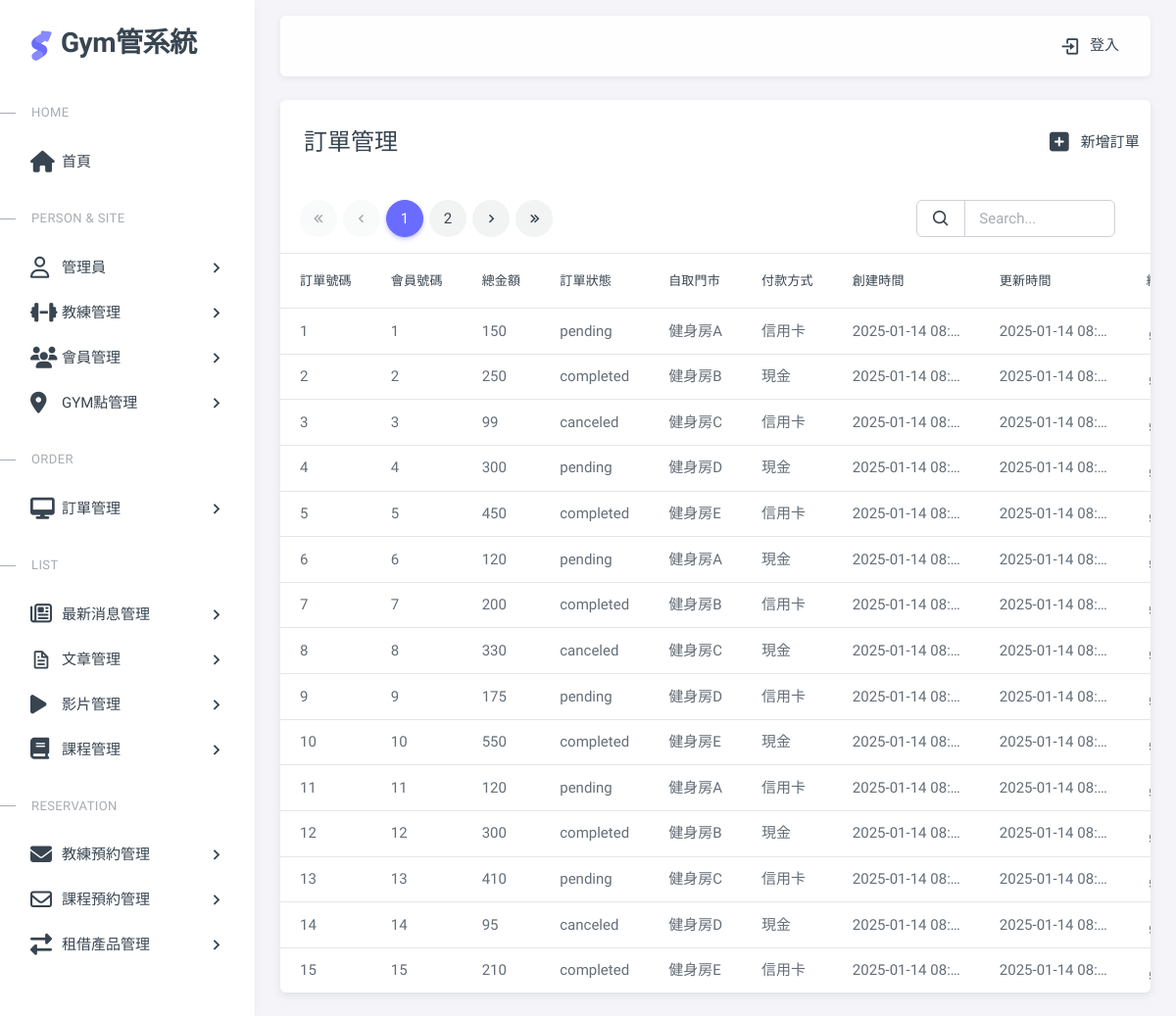
The page /pages/order.php on the database its author committed.
### tables this page shows
CREATE TABLE orders (
    order_id INT AUTO_INCREMENT PRIMARY KEY,         
    member_id INT NOT NULL,           
    total_amount DECIMAL(10, 0) NOT NULL,             
    status VARCHAR(50) NOT NULL,                      
    self_pickup_store TEXT NOT NULL,                  
    payment_method VARCHAR(50) NOT NULL,             
    created_at TIMESTAMP DEFAULT CURRENT_TIMESTAMP,  
    updated_at TIMESTAMP DEFAULT CURRENT_TIMESTAMP ON UPDATE CURRENT_TIMESTAMP 
    
);

### pages/order.php (the view, shortened to what this page needs)
<?php require __DIR__ . '/includes/init.php';?>
<?php
$perPage = 15;
$page = isset($_GET['page']) ? intval($_GET['page']) : 1;
$where =" WHERE 1 ";
$t_sql = "SELECT count(*) FROM orders $where";
$totalRows = $pdo->query($t_sql)->fetch(PDO::FETCH_NUM)[0];
if($totalRows>0){
  $sql = sprintf("SELECT * FROM `orders` %s
  LIMIT %s, %s", $where,
  ($page -1) * $perPage,
  $perPage);
  $rows = $pdo->query($sql)->fetchAll();
}
$totalPages = ceil($totalRows/$perPage);
?>
<?php include __DIR__ . '/includes/html-header.php'; ?>
<?php include __DIR__ . '/includes/html-sidebar.php'; ?>
<?php include __DIR__ . '/includes/html-layout-navbar.php'; ?>
<?php include __DIR__ . '/includes/html-content wrapper-start.php'; ?>
<div class="card">
  <div class="row">
    <div class="col-10">
      <h4 class="card-header">訂單管理</h4>
    </div>
    <div class="col-2 card-header d-flex align-items-center justify-content-center">
      <a href="order-add.php" class="nav-link">
        <span class="d-none d-sm-block">
        <i class="fa-solid fa-square-plus fa-xl mx-3"></i>新增訂單</span>
      </a>
    </div>
  </div>
  <div class="row">
      <div class="col-lg-8 mx-5 ">
        <div class="demo-inline-spacing">
          <nav aria-label="Page navigation ">
            <ul class="pagination">
              <li class="page-item first" <?=$page==1?'disabled':''?> >
                <a class="page-link" href="?page=1"><i class="tf-icon bx bx-chevrons-left bx-sm"></i></a>
              </li>
              <li class="page-item prev <?=$page==1?'disabled':''?>">
                <a class="page-link" href="?page=<?=$page-1?>">
                  <i class="tf-icon bx bx-chevron-left bx-sm"></i>
                </a>
              </li>
              <?php for($i = 1; $i <= $totalPages; $i++):
                  $qs = array_filter($_GET);
                  $qs['page']= $i ?>
                <li class="page-item <?=$page == $i?'active':''?> ">
                  <a class="page-link" href="?<?=http_build_query($qs)?>"><?=$i?></a>
                </li>
              <?php endfor;?>
              <li class="page-item next <?=$page==$totalPages?'disabled':''?>" >
                <a class="page-link" href="?page=<?=$page+1?>"><i class="tf-icon bx bx-chevron-right bx-sm"></i></a>
              </li>
              <li class="page-item last" <?=$page==$totalPages?'disabled':''?>>
                <a class="page-link" href="?page=<?=$totalPages?>"><i class="tf-icon bx bx-chevrons-right bx-sm"></i></a>
              </li>
            </ul>
          </nav>
        </div>
      </div>
      <div class="col-lg-3 me-5  d-flex align-items-center justify-content-end">
        <form class="d-flex  ">
            <div class="input-group">
                  <button class="input-group-text">
                    <i class="tf-icons bx bx-search"></i>
                  </button>
              <input type="search" class="form-control" placeholder="Search..." name="keyword" value="<?=empty($_GET['keyword'])?'':htmlentities($_GET['keyword'])?>">
            </div>
        </form>
      </div>
    </div>
  <div class="table-responsive text-nowrap">
    <table class="table table-hover">
      <thead>
        <tr>
          <th>訂單號碼</th>
          <th>會員號碼</th>
          <th>總金額</th>
          <th>訂單狀態</th>
          <th>自取門市</th>
          <th>付款方式</th>
          <th>創建時間</th>
          <th>更新時間</th>
          <th>編輯</th>
        </tr>
      </thead>
      <tbody class="table-border-bottom-0">
        <?php foreach($rows as $v):?>
        <tr>
          <td title="<?=$v['order_id']?>"><?=$v['order_id']?></td>
          <td style="max-width: 200px" title="<?=$v['member_id']?>"><?=$v['member_id']?></td>
          <td style="max-width: 150px" title="<?=htmlentities($v['total_amount'])?>">
            <?=htmlentities($v['total_amount'])?></td>
          <td title="<?=$v['status']?>"><?=$v['status']?></td>
          <td style="max-width: 150px" title="<?=$v['self_pickup_store']?>"><?=$v['self_pickup_store']?></td>
          <td style="max-width: 150px" title="<?=$v['payment_method']?>"><?=$v['payment_method']?></td>
          <td style="max-width: 150px" title="<?=$v['created_at']?>"><?=$v['created_at']?></td>
          <td style="max-width: 150px" title="<?=$v['updated_at']?>"><?=$v['updated_at']?></td>
          <td><a class="dropdown-item" href="order-edit.php?order_id=<?=$v['order_id']?>">
            <i class="bx bx-edit-alt me-1"></i></a>
          </td>
        </tr>
        <?php endforeach;?>
      </tbody>
    </table>
  </div>
</div>
        </div>
<?php include __DIR__ . '/includes/html-content wrapper-end.php'; ?>
<?php include __DIR__ . '/includes/html-footer.php'; ?>

### assets/css/demo.css (style rules this page uses)
.demo-inline-spacing > * { margin: 1rem 0.375rem 0 0 !important; }

### pages/order.php (style rules this page uses)
td { overflow: hidden; text-overflow: ellipsis; white-space: nowrap; }

### rows shown on the page
orders: order_id "1", member "1", total_amount "150", status "pending", self_pickup_store "健身房A", payment_method "信用卡", created_at "2025-01-14 08…", updated_at "2025-01-14 08…"
orders: order_id "2", member "2", total_amount "250", status "completed", self_pickup_store "健身房B", payment_method "現金", created_at "2025-01-14 08…", updated_at "2025-01-14 08…"
orders: order_id "3", member "3", total_amount "99", status "canceled", self_pickup_store "健身房C", payment_method "信用卡", created_at "2025-01-14 08…", updated_at "2025-01-14 08…"
orders: order_id "4", member "4", total_amount "300", status "pending", self_pickup_store "健身房D", payment_method "現金", created_at "2025-01-14 08…", updated_at "2025-01-14 08…"
orders: order_id "5", member "5", total_amount "450", status "completed", self_pickup_store "健身房E", payment_method "信用卡", created_at "2025-01-14 08…", updated_at "2025-01-14 08…"
orders: order_id "6", member "6", total_amount "120", status "pending", self_pickup_store "健身房A", payment_method "現金", created_at "2025-01-14 08…", updated_at "2025-01-14 08…"
orders: order_id "7", member "7", total_amount "200", status "completed", self_pickup_store "健身房B", payment_method "信用卡", created_at "2025-01-14 08…", updated_at "2025-01-14 08…"
orders: order_id "8", member "8", total_amount "330", status "canceled", self_pickup_store "健身房C", payment_method "現金", created_at "2025-01-14 08…", updated_at "2025-01-14 08…"
orders: order_id "9", member "9", total_amount "175", status "pending", self_pickup_store "健身房D", payment_method "信用卡", created_at "2025-01-14 08…", updated_at "2025-01-14 08…"
orders: order_id "10", member "10", total_amount "550", status "completed", self_pickup_store "健身房E", payment_method "現金", created_at "2025-01-14 08…", updated_at "2025-01-14 08…"
orders: order_id "11", member "11", total_amount "120", status "pending", self_pickup_store "健身房A", payment_method "信用卡", created_at "2025-01-14 08…", updated_at "2025-01-14 08…"
orders: order_id "12", member "12", total_amount "300", status "completed", self_pickup_store "健身房B", payment_method "現金", created_at "2025-01-14 08…", updated_at "2025-01-14 08…"
orders: order_id "13", member "13", total_amount "410", status "pending", self_pickup_store "健身房C", payment_method "信用卡", created_at "2025-01-14 08…", updated_at "2025-01-14 08…"
orders: order_id "14", member "14", total_amount "95", status "canceled", self_pickup_store "健身房D", payment_method "現金", created_at "2025-01-14 08…", updated_at "2025-01-14 08…"
orders: order_id "15", member "15", total_amount "210", status "completed", self_pickup_store "健身房E", payment_method "信用卡", created_at "2025-01-14 08…", updated_at "2025-01-14 08…"
